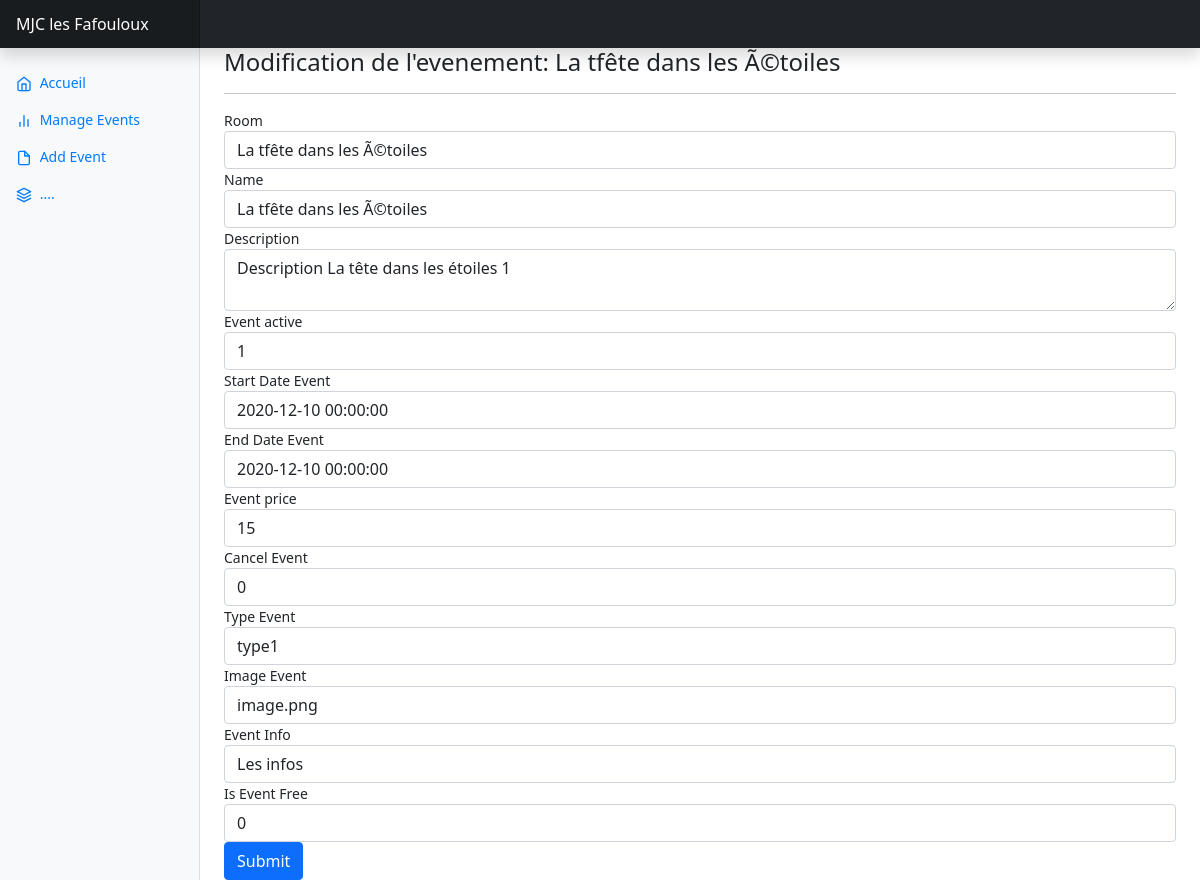
Screenshot of /admin/edit-event.php?event_id=1 with the database file from the repository.
### tables this page shows
CREATE TABLE IF NOT EXISTS `events` (
  `event_id` int(11) NOT NULL AUTO_INCREMENT,
  `active` tinyint(1) NOT NULL,
  `start_date` datetime NOT NULL,
  `end_date` datetime NOT NULL,
  `name` varchar(30) NOT NULL,
  `description` text NOT NULL,
  `price` float NOT NULL,
  `room_id` int(11) NOT NULL,
  `is_cancelled` tinyint(1) NOT NULL,
  `type` varchar(50) NOT NULL,
  `image` varchar(50) NOT NULL,
  `info` text NOT NULL,
  `is_free` tinyint(1) NOT NULL,
  PRIMARY KEY (`event_id`),
  KEY `events_fk0` (`room_id`)
);

### admin/edit-event.php (the view, shortened to what this page needs)
<!doctype html>
<?php
	include('../fichier/config.php');
	$eventid=intval($_GET['event_id']);
?>
<html lang="fr">
  <head>
<link href="../css/bootstrap/css/bootstrap.min.css" rel="stylesheet">
    <link href="dashboard.css" rel="stylesheet">
  </head>
  <body>
<?php include('header.php');?>
<div class="container-fluid">
  <div class="row">
  	<?php include('sidebar.php');?>
    <main class="col-md-9 ms-sm-auto col-lg-10 px-md-4">
    <?php
    	$sql=mysqli_query($con,"select * from events where event_id='$eventid'");
		while($data=mysqli_fetch_array($sql))
		{
	?>
	<h4>Modification de l'evenement: <?php echo htmlentities($data['name']);?></h4>
	<hr />
    	<form class="margin15top" role="form" name="adddoc" method="post" onSubmit="return valid();">
			<div class="form-group">
				<label for="roomName">
					Room
				</label>
				<?php
				$room_original = '';
				$room_original_req=mysqli_query($con,"select * from rooms where room_id=".$data['room_id']);
				while($row=mysqli_fetch_array($room_original_req))
				{
					$room_original = $data['name'];
				}
				?>
				<select name="roomName" class="form-control" required="true">
					<option value="<?php echo htmlentities($data['room_id']);?>"><?php echo htmlentities($room_original);?></option>
				</select>
			</div>
			<div class="form-group">
				<label for="eventname">
					 Name
				</label>
				<input type="text" name="eventname" class="form-control"  placeholder="Enter Event name" required="true" value="<?php echo htmlentities($data['name']);?>">
			</div>
            <div class="form-group">
                <label for="eventdescription">
                    Description
                </label>
                <textarea name="eventdescription" class="form-control"  placeholder="Enter Event Description" required="true"><?php echo htmlentities($data['description']);?></textarea>
            </div>
            <div class="form-group">
                <label for="eventactive">
                    Event active
                </label>
                <input type="text" name="eventactive" class="form-control"  placeholder="Is Event Active" required="true" value="<?php echo htmlentities($data['active']);?>">
            </div>
            <div class="form-group">
                <label for="eventstart_date">
                    Start Date Event
                </label>
                <input type="text" name="eventstart_date" class="form-control"  placeholder="Start DateEven" required="true" value="<?php echo htmlentities($data['start_date']);?>">
            </div>
            <div class="form-group">
                <label for="eventend_date">
                    End Date Event
                </label>
                <input type="text" name="eventend_date" class="form-control"  placeholder="End DateEven" required="true" value="<?php echo htmlentities($data['end_date']);?>">
            </div>
            <div class="form-group">
                <label for="eventprice">
                    Event price
                </label>
                <input type="text" name="eventprice" class="form-control"  placeholder="Event price" required="true" value="<?php echo htmlentities($data['price']);?>">
            </div>
            <div class="form-group">
                <label for="evenetis_cancelled">
                    Cancel Event
                </label>
                <input type="text" name="evenetis_cancelled" class="form-control"  placeholder="Cancel Event" required="true" value="<?php echo htmlentities($data['is_cancelled']);?>">
            </div>
            <div class="form-group">
                <label for="eventtype">
                    Type Event
                </label>
                <input type="text" name="eventtype" class="form-control"  placeholder="Start DateEven" required="true" value="<?php echo htmlentities($data['type']);?>">
            </div>
            <div class="form-group">
                <label for="eventimage">
                    Image Event
                </label>
                <input type="text" name="eventimage" class="form-control"  placeholder="Image Event" required="true" value="<?php echo htmlentities($data['image']);?>">
            </div>
            <div class="form-group">
                <label for="eventinfo">
                    Event Info
                </label>
                <input type="text" name="eventinfo" class="form-control"  placeholder="Event info" required="true" value="<?php echo htmlentities($data['info']);?>">
            </div>
            <div class="form-group">
                <label for="eventis_free">
                    Is Event Free
                </label>
                <input type="text" name="eventis_free" class="form-control"  placeholder="Is Event Free" required="true" value="<?php echo htmlentities($data['is_free']);?>">
            </div>
		<?php } ?>
            <button type="submit" name="submit" id="submit" class="btn btn-o btn-primary">
				Submit
			</button>
		</form>
    </main>
  </div>
</div>
  </body>
</html>

### admin/dashboard.css (style rules this page uses)
body { font-size: .875rem; }
.margin15top { margin-top: 15px !important; }

### rows the page displays
events: name "La tfête dans les Ã©toiles", roomName "La tfête dans les Ã©toiles", eventname "La tfête dans les Ã©toiles", eventdescription "Description La tête dans les étoiles 1", eventactive "1", eventstart_date "2020-12-10 00:00:00", eventend_date "2020-12-10 00:00:00", eventprice "15", evenetis_cancelled "0", eventtype "type1", eventimage "image.png", eventinfo "Les infos", eventis_free "0"
